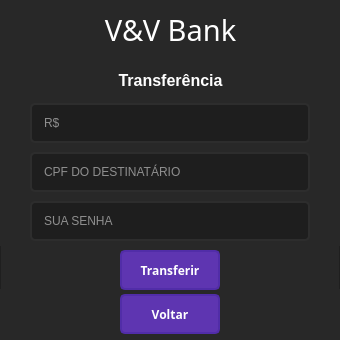
<?xml version="1.0" encoding="UTF-8"?>
<ui version="4.0">
 <class>Tela_Tranferencia</class>
 <widget class="QMainWindow" name="Tela_Tranferencia">
  <property name="geometry">
   <rect>
    <x>0</x>
    <y>0</y>
    <width>340</width>
    <height>340</height>
   </rect>
  </property>
  <property name="minimumSize">
   <size>
    <width>340</width>
    <height>340</height>
   </size>
  </property>
  <property name="maximumSize">
   <size>
    <width>340</width>
    <height>340</height>
   </size>
  </property>
  <property name="windowTitle">
   <string>V&amp;V Trasnferencia</string>
  </property>
  <property name="styleSheet">
   <string notr="true">QFrame {
	color: rgb(40, 40, 40)
}</string>
  </property>
  <widget class="QWidget" name="centralwidget">
   <property name="minimumSize">
    <size>
     <width>340</width>
     <height>340</height>
    </size>
   </property>
   <property name="maximumSize">
    <size>
     <width>340</width>
     <height>340</height>
    </size>
   </property>
   <layout class="QVBoxLayout" name="verticalLayout_2">
    <property name="spacing">
     <number>0</number>
    </property>
    <property name="leftMargin">
     <number>0</number>
    </property>
    <property name="topMargin">
     <number>0</number>
    </property>
    <property name="rightMargin">
     <number>0</number>
    </property>
    <property name="bottomMargin">
     <number>0</number>
    </property>
    <item>
     <widget class="QFrame" name="frame">
      <property name="minimumSize">
       <size>
        <width>340</width>
        <height>340</height>
       </size>
      </property>
      <property name="maximumSize">
       <size>
        <width>340</width>
        <height>340</height>
       </size>
      </property>
      <property name="styleSheet">
       <string notr="true">background-color: rgb(40, 40, 40);</string>
      </property>
      <property name="frameShape">
       <enum>QFrame::StyledPanel</enum>
      </property>
      <property name="frameShadow">
       <enum>QFrame::Raised</enum>
      </property>
      <widget class="QWidget" name="horizontalLayoutWidget">
       <property name="geometry">
        <rect>
         <x>0</x>
         <y>0</y>
         <width>341</width>
         <height>61</height>
        </rect>
       </property>
       <layout class="QHBoxLayout" name="horizontalLayout">
        <item>
         <widget class="QLabel" name="labelBanco">
          <property name="enabled">
           <bool>true</bool>
          </property>
          <property name="minimumSize">
           <size>
            <width>0</width>
            <height>40</height>
           </size>
          </property>
          <property name="maximumSize">
           <size>
            <width>16777215</width>
            <height>40</height>
           </size>
          </property>
          <property name="font">
           <font>
            <family>MV Boli</family>
            <pointsize>22</pointsize>
            <weight>50</weight>
            <bold>false</bold>
           </font>
          </property>
          <property name="styleSheet">
           <string notr="true">QLabel {
	color: rgb(255, 255, 255);
}</string>
          </property>
          <property name="text">
           <string>V&amp;V Bank</string>
          </property>
          <property name="alignment">
           <set>Qt::AlignCenter</set>
          </property>
         </widget>
        </item>
       </layout>
      </widget>
      <widget class="QWidget" name="horizontalLayoutWidget_2">
       <property name="geometry">
        <rect>
         <x>0</x>
         <y>289</y>
         <width>341</width>
         <height>51</height>
        </rect>
       </property>
       <layout class="QHBoxLayout" name="horizontalLayout_2">
        <item>
         <widget class="QPushButton" name="pushButton_Voltar">
          <property name="minimumSize">
           <size>
            <width>100</width>
            <height>30</height>
           </size>
          </property>
          <property name="maximumSize">
           <size>
            <width>100</width>
            <height>40</height>
           </size>
          </property>
          <property name="font">
           <font>
            <family>Unispace</family>
            <weight>75</weight>
            <bold>true</bold>
           </font>
          </property>
          <property name="styleSheet">
           <string notr="true">QPushButton {
	
	background-color: rgb(94, 53, 177);
	border: 2px solid rgb(81, 45, 168);
	border-radius: 5px;
	color: rgb(255, 255, 255);
}

QPushButton:hover {
	
	background-color: rgb(60, 60, 60);
	border: 2px solid rgb(70,70,70);
}

QPushButton:pressed {
	
	background-color: rgb(40, 40, 40);
	border: 2px solid rgb(81, 45, 168);
	color: rgb(255, 255, 255);
}</string>
          </property>
          <property name="text">
           <string>Voltar</string>
          </property>
         </widget>
        </item>
       </layout>
      </widget>
      <widget class="QPushButton" name="pushButton_Transferir">
       <property name="geometry">
        <rect>
         <x>120</x>
         <y>250</y>
         <width>100</width>
         <height>40</height>
        </rect>
       </property>
       <property name="minimumSize">
        <size>
         <width>100</width>
         <height>30</height>
        </size>
       </property>
       <property name="maximumSize">
        <size>
         <width>100</width>
         <height>40</height>
        </size>
       </property>
       <property name="font">
        <font>
         <family>Unispace</family>
         <weight>75</weight>
         <bold>true</bold>
        </font>
       </property>
       <property name="styleSheet">
        <string notr="true">QPushButton {
	
	background-color: rgb(94, 53, 177);
	border: 2px solid rgb(81, 45, 168);
	border-radius: 5px;
	color: rgb(255, 255, 255);
}

QPushButton:hover {
	
	background-color: rgb(60, 60, 60);
	border: 2px solid rgb(70,70,70);
}

QPushButton:pressed {
	
	background-color: rgb(40, 40, 40);
	border: 2px solid rgb(81, 45, 168);
	color: rgb(255, 255, 255);
}</string>
       </property>
       <property name="text">
        <string>Transferir</string>
       </property>
      </widget>
      <widget class="QLabel" name="labelTransferencia">
       <property name="enabled">
        <bool>true</bool>
       </property>
       <property name="geometry">
        <rect>
         <x>0</x>
         <y>60</y>
         <width>341</width>
         <height>40</height>
        </rect>
       </property>
       <property name="minimumSize">
        <size>
         <width>0</width>
         <height>40</height>
        </size>
       </property>
       <property name="maximumSize">
        <size>
         <width>16777215</width>
         <height>40</height>
        </size>
       </property>
       <property name="font">
        <font>
         <pointsize>12</pointsize>
         <weight>75</weight>
         <bold>true</bold>
        </font>
       </property>
       <property name="styleSheet">
        <string notr="true">QLabel {
	color: rgb(255, 255, 255);
}</string>
       </property>
       <property name="text">
        <string>Transferência</string>
       </property>
       <property name="alignment">
        <set>Qt::AlignCenter</set>
       </property>
      </widget>
      <widget class="QWidget" name="verticalLayoutWidget">
       <property name="geometry">
        <rect>
         <x>0</x>
         <y>100</y>
         <width>341</width>
         <height>146</height>
        </rect>
       </property>
       <layout class="QVBoxLayout" name="verticalLayout">
        <item>
         <layout class="QHBoxLayout" name="horizontalLayout_4">
          <item>
           <widget class="QLineEdit" name="lineEdit_Valor">
            <property name="enabled">
             <bool>true</bool>
            </property>
            <property name="sizePolicy">
             <sizepolicy hsizetype="Fixed" vsizetype="Fixed">
              <horstretch>0</horstretch>
              <verstretch>0</verstretch>
             </sizepolicy>
            </property>
            <property name="minimumSize">
             <size>
              <width>280</width>
              <height>40</height>
             </size>
            </property>
            <property name="maximumSize">
             <size>
              <width>280</width>
              <height>40</height>
             </size>
            </property>
            <property name="styleSheet">
             <string notr="true">QLineEdit {
	border: 2px solid rgb(45, 45, 45);
	border-radius: 5px;
	padding: 10px;
	background-color: rgb(30, 30, 30);
	color: rgb(255, 255, 255);
}

QLineEdit:hover {
	border: 2px solid rgb(55, 55, 55);
}

QLineEdit:focus {
	border: 2px solid rgb(94, 53, 177);
}</string>
            </property>
            <property name="maxLength">
             <number>60</number>
            </property>
            <property name="alignment">
             <set>Qt::AlignLeading|Qt::AlignLeft|Qt::AlignVCenter</set>
            </property>
            <property name="placeholderText">
             <string>R$</string>
            </property>
           </widget>
          </item>
         </layout>
        </item>
        <item>
         <layout class="QHBoxLayout" name="horizontalLayout_3">
          <item>
           <widget class="QLineEdit" name="lineEdit_CPFDestino">
            <property name="enabled">
             <bool>true</bool>
            </property>
            <property name="sizePolicy">
             <sizepolicy hsizetype="Fixed" vsizetype="Fixed">
              <horstretch>0</horstretch>
              <verstretch>0</verstretch>
             </sizepolicy>
            </property>
            <property name="minimumSize">
             <size>
              <width>280</width>
              <height>40</height>
             </size>
            </property>
            <property name="maximumSize">
             <size>
              <width>280</width>
              <height>40</height>
             </size>
            </property>
            <property name="styleSheet">
             <string notr="true">QLineEdit {
	border: 2px solid rgb(45, 45, 45);
	border-radius: 5px;
	padding: 10px;
	background-color: rgb(30, 30, 30);
	color: rgb(255, 255, 255);
}

QLineEdit:hover {
	border: 2px solid rgb(55, 55, 55);
}

QLineEdit:focus {
	border: 2px solid rgb(94, 53, 177);
}</string>
            </property>
            <property name="text">
             <string/>
            </property>
            <property name="maxLength">
             <number>60</number>
            </property>
            <property name="alignment">
             <set>Qt::AlignLeading|Qt::AlignLeft|Qt::AlignVCenter</set>
            </property>
            <property name="placeholderText">
             <string>CPF DO DESTINATÁRIO</string>
            </property>
           </widget>
          </item>
         </layout>
        </item>
        <item>
         <layout class="QHBoxLayout" name="horizontalLayout_5">
          <item>
           <widget class="QLineEdit" name="lineEdit_Senha">
            <property name="enabled">
             <bool>true</bool>
            </property>
            <property name="sizePolicy">
             <sizepolicy hsizetype="Fixed" vsizetype="Fixed">
              <horstretch>0</horstretch>
              <verstretch>0</verstretch>
             </sizepolicy>
            </property>
            <property name="minimumSize">
             <size>
              <width>280</width>
              <height>40</height>
             </size>
            </property>
            <property name="maximumSize">
             <size>
              <width>280</width>
              <height>40</height>
             </size>
            </property>
            <property name="styleSheet">
             <string notr="true">QLineEdit {
	border: 2px solid rgb(45, 45, 45);
	border-radius: 5px;
	padding: 10px;
	background-color: rgb(30, 30, 30);
	color: rgb(255, 255, 255);
}

QLineEdit:hover {
	border: 2px solid rgb(55, 55, 55);
}

QLineEdit:focus {
	border: 2px solid rgb(94, 53, 177);
}</string>
            </property>
            <property name="maxLength">
             <number>60</number>
            </property>
            <property name="echoMode">
             <enum>QLineEdit::Password</enum>
            </property>
            <property name="alignment">
             <set>Qt::AlignLeading|Qt::AlignLeft|Qt::AlignVCenter</set>
            </property>
            <property name="placeholderText">
             <string>SUA SENHA</string>
            </property>
           </widget>
          </item>
         </layout>
        </item>
       </layout>
      </widget>
     </widget>
    </item>
   </layout>
  </widget>
 </widget>
 <resources/>
 <connections/>
</ui>
